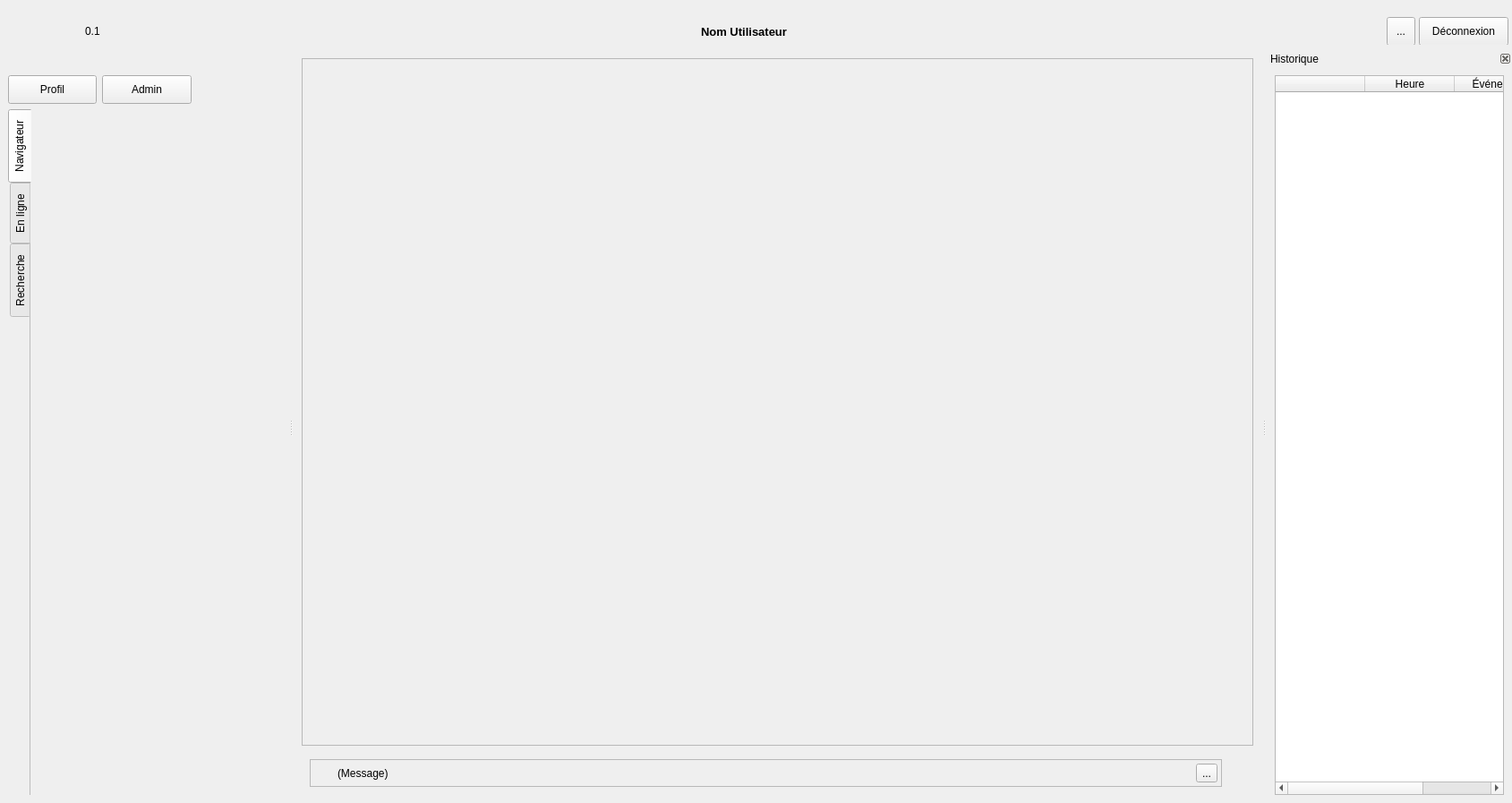
<?xml version="1.0" encoding="UTF-8"?>
<ui version="4.0">
 <class>MainWindow</class>
 <widget class="QMainWindow" name="MainWindow">
  <property name="geometry">
   <rect>
    <x>0</x>
    <y>0</y>
    <width>1689</width>
    <height>897</height>
   </rect>
  </property>
  <property name="windowTitle">
   <string>OpenTeraPlus</string>
  </property>
  <property name="windowIcon">
   <iconset resource="../../resources/TeraClient.qrc">
    <normaloff>:/icons/OpenTeraPlus.ico</normaloff>:/icons/OpenTeraPlus.ico</iconset>
  </property>
  <property name="autoFillBackground">
   <bool>true</bool>
  </property>
  <property name="styleSheet">
   <string notr="true">/*QFrame{background-color: rgba(100,100,100,10%); }*/
QLabel#lblLogo, QLabel#lblVersion, QLabel#lblUser{background-color:transparent;}
</string>
  </property>
  <widget class="QWidget" name="centralwidget">
   <layout class="QVBoxLayout" name="verticalLayout_2">
    <item>
     <widget class="QScrollArea" name="scrollArea">
      <property name="sizeAdjustPolicy">
       <enum>QAbstractScrollArea::AdjustToContents</enum>
      </property>
      <property name="widgetResizable">
       <bool>true</bool>
      </property>
      <widget class="QWidget" name="scrollAreaWidgetContents_3">
       <property name="geometry">
        <rect>
         <x>0</x>
         <y>0</y>
         <width>1069</width>
         <height>750</height>
        </rect>
       </property>
       <layout class="QVBoxLayout" name="verticalLayout_6">
        <property name="spacing">
         <number>0</number>
        </property>
        <property name="leftMargin">
         <number>0</number>
        </property>
        <property name="topMargin">
         <number>0</number>
        </property>
        <property name="rightMargin">
         <number>0</number>
        </property>
        <property name="bottomMargin">
         <number>0</number>
        </property>
        <item>
         <widget class="QWidget" name="wdgMainTop" native="true">
          <property name="sizePolicy">
           <sizepolicy hsizetype="MinimumExpanding" vsizetype="Preferred">
            <horstretch>0</horstretch>
            <verstretch>0</verstretch>
           </sizepolicy>
          </property>
          <layout class="QVBoxLayout" name="verticalLayout_7">
           <property name="leftMargin">
            <number>0</number>
           </property>
           <property name="topMargin">
            <number>0</number>
           </property>
           <property name="rightMargin">
            <number>0</number>
           </property>
           <property name="bottomMargin">
            <number>0</number>
           </property>
          </layout>
         </widget>
        </item>
       </layout>
      </widget>
     </widget>
    </item>
    <item>
     <widget class="QFrame" name="frameCentralBottom">
      <property name="sizePolicy">
       <sizepolicy hsizetype="MinimumExpanding" vsizetype="Maximum">
        <horstretch>0</horstretch>
        <verstretch>0</verstretch>
       </sizepolicy>
      </property>
      <property name="minimumSize">
       <size>
        <width>0</width>
        <height>40</height>
       </size>
      </property>
      <layout class="QHBoxLayout" name="horizontalLayout_2">
       <item>
        <widget class="QFrame" name="frameMessages">
         <property name="sizePolicy">
          <sizepolicy hsizetype="MinimumExpanding" vsizetype="Expanding">
           <horstretch>0</horstretch>
           <verstretch>0</verstretch>
          </sizepolicy>
         </property>
         <property name="maximumSize">
          <size>
           <width>16777215</width>
           <height>32</height>
          </size>
         </property>
         <property name="frameShape">
          <enum>QFrame::StyledPanel</enum>
         </property>
         <property name="frameShadow">
          <enum>QFrame::Raised</enum>
         </property>
         <layout class="QHBoxLayout" name="horizontalLayout_4">
          <property name="leftMargin">
           <number>4</number>
          </property>
          <property name="topMargin">
           <number>4</number>
          </property>
          <property name="rightMargin">
           <number>4</number>
          </property>
          <property name="bottomMargin">
           <number>4</number>
          </property>
          <item>
           <widget class="QLabel" name="icoMessage">
            <property name="minimumSize">
             <size>
              <width>20</width>
              <height>20</height>
             </size>
            </property>
            <property name="maximumSize">
             <size>
              <width>20</width>
              <height>20</height>
             </size>
            </property>
            <property name="text">
             <string/>
            </property>
            <property name="pixmap">
             <pixmap resource="../../resources/TeraClient.qrc">:/icons/warning.png</pixmap>
            </property>
            <property name="scaledContents">
             <bool>true</bool>
            </property>
           </widget>
          </item>
          <item>
           <widget class="QLabel" name="lblMessage">
            <property name="sizePolicy">
             <sizepolicy hsizetype="MinimumExpanding" vsizetype="Expanding">
              <horstretch>0</horstretch>
              <verstretch>0</verstretch>
             </sizepolicy>
            </property>
            <property name="text">
             <string>(Message)</string>
            </property>
           </widget>
          </item>
          <item>
           <widget class="QToolButton" name="btnCloseMessage">
            <property name="cursor">
             <cursorShape>PointingHandCursor</cursorShape>
            </property>
            <property name="text">
             <string>...</string>
            </property>
            <property name="icon">
             <iconset resource="../../resources/TeraClient.qrc">
              <normaloff>:/icons/delete_old.png</normaloff>:/icons/delete_old.png</iconset>
            </property>
           </widget>
          </item>
         </layout>
        </widget>
       </item>
       <item alignment="Qt::AlignRight">
        <widget class="QLabel" name="icoLoading">
         <property name="sizePolicy">
          <sizepolicy hsizetype="Fixed" vsizetype="Fixed">
           <horstretch>0</horstretch>
           <verstretch>0</verstretch>
          </sizepolicy>
         </property>
         <property name="minimumSize">
          <size>
           <width>20</width>
           <height>20</height>
          </size>
         </property>
         <property name="maximumSize">
          <size>
           <width>20</width>
           <height>20</height>
          </size>
         </property>
         <property name="text">
          <string/>
         </property>
         <property name="pixmap">
          <pixmap resource="../../resources/TeraClient.qrc">:/status/loading.gif</pixmap>
         </property>
         <property name="scaledContents">
          <bool>true</bool>
         </property>
        </widget>
       </item>
      </layout>
     </widget>
    </item>
   </layout>
  </widget>
  <widget class="QDockWidget" name="dockerTop">
   <property name="sizePolicy">
    <sizepolicy hsizetype="Preferred" vsizetype="Fixed">
     <horstretch>0</horstretch>
     <verstretch>0</verstretch>
    </sizepolicy>
   </property>
   <property name="minimumSize">
    <size>
     <width>402</width>
     <height>50</height>
    </size>
   </property>
   <property name="maximumSize">
    <size>
     <width>524287</width>
     <height>50</height>
    </size>
   </property>
   <property name="styleSheet">
    <string notr="true"/>
   </property>
   <property name="features">
    <set>QDockWidget::NoDockWidgetFeatures</set>
   </property>
   <property name="allowedAreas">
    <set>Qt::TopDockWidgetArea</set>
   </property>
   <attribute name="dockWidgetArea">
    <number>4</number>
   </attribute>
   <widget class="QWidget" name="docketTopWidget">
    <layout class="QHBoxLayout" name="horizontalLayout_3">
     <property name="spacing">
      <number>4</number>
     </property>
     <property name="leftMargin">
      <number>4</number>
     </property>
     <property name="topMargin">
      <number>0</number>
     </property>
     <property name="rightMargin">
      <number>4</number>
     </property>
     <property name="bottomMargin">
      <number>4</number>
     </property>
     <item>
      <widget class="ClickableLabel" name="lblLogo">
       <property name="sizePolicy">
        <sizepolicy hsizetype="Fixed" vsizetype="Fixed">
         <horstretch>0</horstretch>
         <verstretch>0</verstretch>
        </sizepolicy>
       </property>
       <property name="minimumSize">
        <size>
         <width>87</width>
         <height>50</height>
        </size>
       </property>
       <property name="maximumSize">
        <size>
         <width>87</width>
         <height>50</height>
        </size>
       </property>
       <property name="text">
        <string/>
       </property>
       <property name="pixmap">
        <pixmap resource="../../resources/TeraClient.qrc">:/logos/LogoOpenTeraPlus.png</pixmap>
       </property>
       <property name="scaledContents">
        <bool>true</bool>
       </property>
      </widget>
     </item>
     <item>
      <widget class="QLabel" name="lblVersion">
       <property name="minimumSize">
        <size>
         <width>0</width>
         <height>32</height>
        </size>
       </property>
       <property name="text">
        <string>0.1</string>
       </property>
       <property name="alignment">
        <set>Qt::AlignLeading|Qt::AlignLeft|Qt::AlignVCenter</set>
       </property>
      </widget>
     </item>
     <item>
      <spacer name="horizontalSpacer">
       <property name="orientation">
        <enum>Qt::Horizontal</enum>
       </property>
       <property name="sizeHint" stdset="0">
        <size>
         <width>40</width>
         <height>20</height>
        </size>
       </property>
      </spacer>
     </item>
     <item>
      <widget class="QLabel" name="lblUser">
       <property name="sizePolicy">
        <sizepolicy hsizetype="Preferred" vsizetype="Maximum">
         <horstretch>0</horstretch>
         <verstretch>0</verstretch>
        </sizepolicy>
       </property>
       <property name="minimumSize">
        <size>
         <width>0</width>
         <height>32</height>
        </size>
       </property>
       <property name="font">
        <font>
         <pointsize>10</pointsize>
         <weight>75</weight>
         <bold>true</bold>
        </font>
       </property>
       <property name="text">
        <string>Nom Utilisateur</string>
       </property>
       <property name="alignment">
        <set>Qt::AlignLeading|Qt::AlignLeft|Qt::AlignVCenter</set>
       </property>
      </widget>
     </item>
     <item>
      <spacer name="horizontalSpacer_2">
       <property name="orientation">
        <enum>Qt::Horizontal</enum>
       </property>
       <property name="sizeHint" stdset="0">
        <size>
         <width>40</width>
         <height>20</height>
        </size>
       </property>
      </spacer>
     </item>
     <item>
      <widget class="QToolButton" name="btnLog">
       <property name="minimumSize">
        <size>
         <width>32</width>
         <height>32</height>
        </size>
       </property>
       <property name="cursor">
        <cursorShape>PointingHandCursor</cursorShape>
       </property>
       <property name="toolTip">
        <string>Historique</string>
       </property>
       <property name="text">
        <string>...</string>
       </property>
       <property name="icon">
        <iconset resource="../../resources/TeraClient.qrc">
         <normaloff>:/icons/history.png</normaloff>:/icons/history.png</iconset>
       </property>
       <property name="iconSize">
        <size>
         <width>24</width>
         <height>24</height>
        </size>
       </property>
       <property name="checkable">
        <bool>true</bool>
       </property>
      </widget>
     </item>
     <item alignment="Qt::AlignRight">
      <widget class="QPushButton" name="btnLogout">
       <property name="minimumSize">
        <size>
         <width>100</width>
         <height>32</height>
        </size>
       </property>
       <property name="cursor">
        <cursorShape>PointingHandCursor</cursorShape>
       </property>
       <property name="text">
        <string>Déconnexion</string>
       </property>
       <property name="icon">
        <iconset resource="../../resources/TeraClient.qrc">
         <normaloff>:/icons/unlock.png</normaloff>:/icons/unlock.png</iconset>
       </property>
      </widget>
     </item>
    </layout>
   </widget>
  </widget>
  <widget class="QDockWidget" name="dockerLeft">
   <property name="features">
    <set>QDockWidget::NoDockWidgetFeatures</set>
   </property>
   <property name="allowedAreas">
    <set>Qt::LeftDockWidgetArea</set>
   </property>
   <attribute name="dockWidgetArea">
    <number>1</number>
   </attribute>
   <widget class="QWidget" name="dockWidgetContents">
    <layout class="QVBoxLayout" name="verticalLayout_3">
     <item>
      <layout class="QHBoxLayout" name="horizontalLayout_6">
       <item>
        <widget class="QPushButton" name="btnEditUser">
         <property name="sizePolicy">
          <sizepolicy hsizetype="Expanding" vsizetype="Fixed">
           <horstretch>0</horstretch>
           <verstretch>0</verstretch>
          </sizepolicy>
         </property>
         <property name="minimumSize">
          <size>
           <width>0</width>
           <height>32</height>
          </size>
         </property>
         <property name="maximumSize">
          <size>
           <width>100</width>
           <height>16777215</height>
          </size>
         </property>
         <property name="cursor">
          <cursorShape>PointingHandCursor</cursorShape>
         </property>
         <property name="text">
          <string>Profil</string>
         </property>
         <property name="icon">
          <iconset resource="../../resources/TeraClient.qrc">
           <normaloff>:/icons/software_user.png</normaloff>:/icons/software_user.png</iconset>
         </property>
         <property name="iconSize">
          <size>
           <width>20</width>
           <height>20</height>
          </size>
         </property>
        </widget>
       </item>
       <item>
        <widget class="QPushButton" name="btnConfig">
         <property name="sizePolicy">
          <sizepolicy hsizetype="Expanding" vsizetype="Fixed">
           <horstretch>0</horstretch>
           <verstretch>0</verstretch>
          </sizepolicy>
         </property>
         <property name="minimumSize">
          <size>
           <width>0</width>
           <height>32</height>
          </size>
         </property>
         <property name="maximumSize">
          <size>
           <width>100</width>
           <height>16777215</height>
          </size>
         </property>
         <property name="cursor">
          <cursorShape>PointingHandCursor</cursorShape>
         </property>
         <property name="text">
          <string>Admin</string>
         </property>
         <property name="icon">
          <iconset resource="../../resources/TeraClient.qrc">
           <normaloff>:/icons/config.png</normaloff>:/icons/config.png</iconset>
         </property>
         <property name="iconSize">
          <size>
           <width>20</width>
           <height>20</height>
          </size>
         </property>
        </widget>
       </item>
       <item>
        <spacer name="horizontalSpacer_3">
         <property name="orientation">
          <enum>Qt::Horizontal</enum>
         </property>
         <property name="sizeHint" stdset="0">
          <size>
           <width>40</width>
           <height>20</height>
          </size>
         </property>
        </spacer>
       </item>
      </layout>
     </item>
     <item>
      <widget class="QSplitter" name="splitterLeft">
       <property name="sizePolicy">
        <sizepolicy hsizetype="Preferred" vsizetype="Preferred">
         <horstretch>0</horstretch>
         <verstretch>0</verstretch>
        </sizepolicy>
       </property>
       <property name="orientation">
        <enum>Qt::Vertical</enum>
       </property>
       <widget class="QTabWidget" name="tabMainMenu">
        <property name="sizePolicy">
         <sizepolicy hsizetype="Expanding" vsizetype="MinimumExpanding">
          <horstretch>0</horstretch>
          <verstretch>0</verstretch>
         </sizepolicy>
        </property>
        <property name="tabPosition">
         <enum>QTabWidget::West</enum>
        </property>
        <property name="currentIndex">
         <number>0</number>
        </property>
        <property name="iconSize">
         <size>
          <width>16</width>
          <height>16</height>
         </size>
        </property>
        <property name="usesScrollButtons">
         <bool>false</bool>
        </property>
        <property name="documentMode">
         <bool>true</bool>
        </property>
        <widget class="QWidget" name="tabProjectNavigator">
         <attribute name="icon">
          <iconset resource="../../resources/TeraClient.qrc">
           <normaloff>:/icons/project.png</normaloff>:/icons/project.png</iconset>
         </attribute>
         <attribute name="title">
          <string>Navigateur</string>
         </attribute>
         <layout class="QVBoxLayout" name="verticalLayout_5">
          <property name="leftMargin">
           <number>4</number>
          </property>
          <property name="topMargin">
           <number>4</number>
          </property>
          <property name="rightMargin">
           <number>4</number>
          </property>
          <property name="bottomMargin">
           <number>4</number>
          </property>
          <item>
           <widget class="ProjectNavigator" name="projNavigator" native="true">
            <property name="sizePolicy">
             <sizepolicy hsizetype="Expanding" vsizetype="Preferred">
              <horstretch>0</horstretch>
              <verstretch>0</verstretch>
             </sizepolicy>
            </property>
           </widget>
          </item>
         </layout>
        </widget>
        <widget class="QWidget" name="tabOnline">
         <property name="sizePolicy">
          <sizepolicy hsizetype="Preferred" vsizetype="MinimumExpanding">
           <horstretch>0</horstretch>
           <verstretch>0</verstretch>
          </sizepolicy>
         </property>
         <attribute name="icon">
          <iconset resource="../../resources/TeraClient.qrc">
           <normaloff>:/status/status_ok.png</normaloff>:/status/status_ok.png</iconset>
         </attribute>
         <attribute name="title">
          <string>En ligne</string>
         </attribute>
         <layout class="QVBoxLayout" name="verticalLayout_4">
          <property name="sizeConstraint">
           <enum>QLayout::SetMinAndMaxSize</enum>
          </property>
          <property name="leftMargin">
           <number>4</number>
          </property>
          <property name="topMargin">
           <number>4</number>
          </property>
          <property name="rightMargin">
           <number>4</number>
          </property>
          <property name="bottomMargin">
           <number>4</number>
          </property>
          <item>
           <widget class="OnlineManagerWidget" name="onlineManager" native="true"/>
          </item>
         </layout>
        </widget>
        <widget class="QWidget" name="tabSearch">
         <attribute name="icon">
          <iconset resource="../../resources/TeraClient.qrc">
           <normaloff>:/icons/search.png</normaloff>:/icons/search.png</iconset>
         </attribute>
         <attribute name="title">
          <string>Recherche</string>
         </attribute>
         <layout class="QVBoxLayout" name="verticalLayout">
          <item>
           <layout class="QHBoxLayout" name="horizontalLayout_7">
            <item>
             <widget class="QLabel" name="lblFind">
              <property name="maximumSize">
               <size>
                <width>20</width>
                <height>20</height>
               </size>
              </property>
              <property name="text">
               <string/>
              </property>
              <property name="pixmap">
               <pixmap resource="../../resources/TeraClient.qrc">:/icons/search.png</pixmap>
              </property>
              <property name="scaledContents">
               <bool>true</bool>
              </property>
             </widget>
            </item>
            <item>
             <widget class="QLineEdit" name="txtPartSearch">
              <property name="enabled">
               <bool>true</bool>
              </property>
              <property name="sizePolicy">
               <sizepolicy hsizetype="Preferred" vsizetype="Fixed">
                <horstretch>0</horstretch>
                <verstretch>0</verstretch>
               </sizepolicy>
              </property>
              <property name="minimumSize">
               <size>
                <width>0</width>
                <height>24</height>
               </size>
              </property>
              <property name="text">
               <string/>
              </property>
              <property name="maxLength">
               <number>255</number>
              </property>
              <property name="placeholderText">
               <string>Nom participant...</string>
              </property>
              <property name="clearButtonEnabled">
               <bool>true</bool>
              </property>
             </widget>
            </item>
           </layout>
          </item>
          <item>
           <widget class="QLabel" name="lblNotImplemented">
            <property name="text">
             <string>Cette fonctionnalité n'est pas encore disponible!</string>
            </property>
            <property name="alignment">
             <set>Qt::AlignCenter</set>
            </property>
           </widget>
          </item>
          <item>
           <widget class="QListWidget" name="lstSearchResults">
            <property name="sizePolicy">
             <sizepolicy hsizetype="Maximum" vsizetype="Expanding">
              <horstretch>0</horstretch>
              <verstretch>0</verstretch>
             </sizepolicy>
            </property>
            <property name="editTriggers">
             <set>QAbstractItemView::NoEditTriggers</set>
            </property>
            <property name="showDropIndicator" stdset="0">
             <bool>false</bool>
            </property>
            <property name="selectionBehavior">
             <enum>QAbstractItemView::SelectItems</enum>
            </property>
           </widget>
          </item>
         </layout>
        </widget>
       </widget>
      </widget>
     </item>
    </layout>
   </widget>
  </widget>
  <widget class="QDockWidget" name="dockerRight">
   <property name="minimumSize">
    <size>
     <width>160</width>
     <height>233</height>
    </size>
   </property>
   <property name="features">
    <set>QDockWidget::DockWidgetClosable|QDockWidget::DockWidgetMovable</set>
   </property>
   <property name="allowedAreas">
    <set>Qt::BottomDockWidgetArea|Qt::RightDockWidgetArea</set>
   </property>
   <property name="windowTitle">
    <string>Historique</string>
   </property>
   <attribute name="dockWidgetArea">
    <number>2</number>
   </attribute>
   <widget class="QWidget" name="dockWidgetContents_3">
    <layout class="QVBoxLayout" name="verticalLayout_10">
     <item>
      <widget class="QTableWidget" name="tableHistory">
       <property name="sizePolicy">
        <sizepolicy hsizetype="Expanding" vsizetype="MinimumExpanding">
         <horstretch>0</horstretch>
         <verstretch>0</verstretch>
        </sizepolicy>
       </property>
       <property name="styleSheet">
        <string notr="true"/>
       </property>
       <property name="editTriggers">
        <set>QAbstractItemView::NoEditTriggers</set>
       </property>
       <property name="showDropIndicator" stdset="0">
        <bool>false</bool>
       </property>
       <property name="dragDropOverwriteMode">
        <bool>false</bool>
       </property>
       <property name="selectionBehavior">
        <enum>QAbstractItemView::SelectRows</enum>
       </property>
       <property name="columnCount">
        <number>3</number>
       </property>
       <attribute name="horizontalHeaderMinimumSectionSize">
        <number>25</number>
       </attribute>
       <attribute name="horizontalHeaderShowSortIndicator" stdset="0">
        <bool>true</bool>
       </attribute>
       <attribute name="horizontalHeaderStretchLastSection">
        <bool>true</bool>
       </attribute>
       <attribute name="verticalHeaderStretchLastSection">
        <bool>false</bool>
       </attribute>
       <column>
        <property name="text">
         <string/>
        </property>
       </column>
       <column>
        <property name="text">
         <string>Heure</string>
        </property>
       </column>
       <column>
        <property name="text">
         <string>Événement</string>
        </property>
       </column>
      </widget>
     </item>
    </layout>
   </widget>
  </widget>
  <widget class="QMenuBar" name="menuBar">
   <property name="geometry">
    <rect>
     <x>0</x>
     <y>0</y>
     <width>1689</width>
     <height>20</height>
    </rect>
   </property>
  </widget>
 </widget>
 <customwidgets>
  <customwidget>
   <class>ClickableLabel</class>
   <extends>QLabel</extends>
   <header>widgets/ClickableLabel.h</header>
   <slots>
    <signal>clicked()</signal>
    <slot>clicked()</slot>
   </slots>
  </customwidget>
  <customwidget>
   <class>ProjectNavigator</class>
   <extends>QWidget</extends>
   <header>widgets/ProjectNavigator.h</header>
   <container>1</container>
  </customwidget>
  <customwidget>
   <class>OnlineManagerWidget</class>
   <extends>QWidget</extends>
   <header>widgets/OnlineManagerWidget.h</header>
   <container>1</container>
  </customwidget>
 </customwidgets>
 <resources>
  <include location="../../resources/TeraClient.qrc"/>
 </resources>
 <connections/>
</ui>
